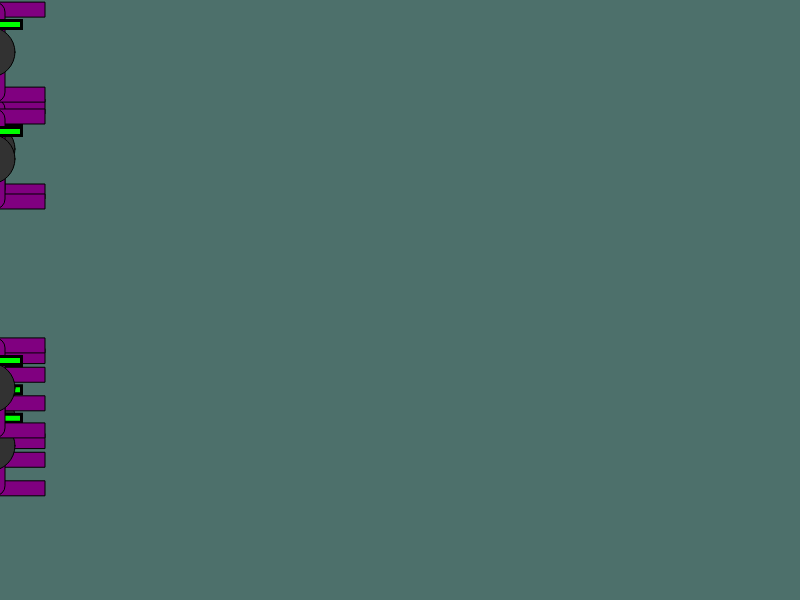
Frame 1 (no input)
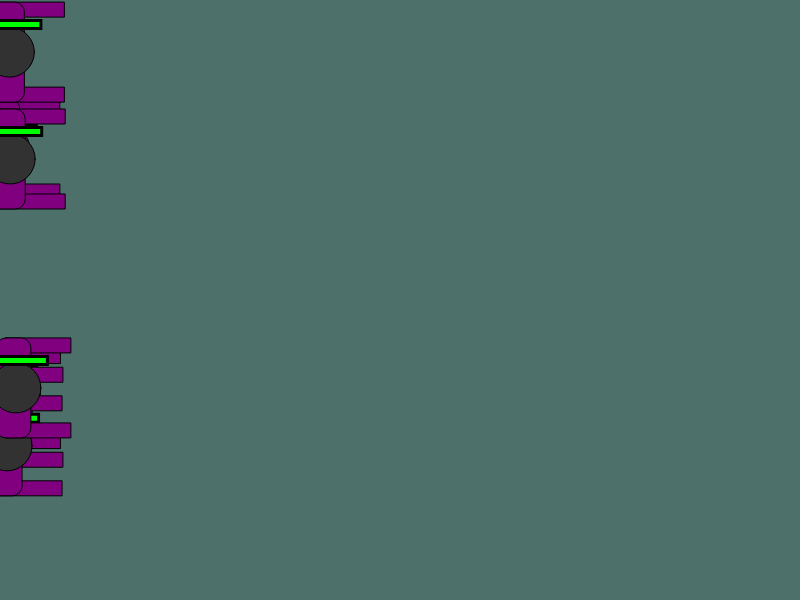
Frame 60 (no input)
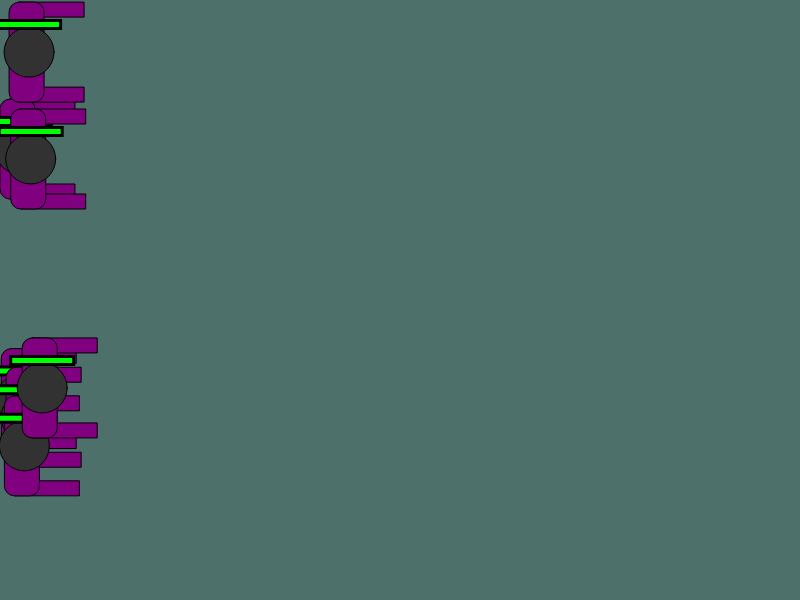
Frame 120 (the mouse pressed at the canvas centre since frame 60)

The p5.js sketch that drew these frames (run headless with seeded random() and noise() and a simulated clock; from frame 60 on, the mouse is pressed at the canvas centre):

// p5.js sketch
// ── sketch.js
/*
Hack it: Zombie Attack

The program creates a horde of zombies that cross the canvas. Read the code
and make the following enhancements

1. Split the code up into muliple files one for each constructor
2. Give each zombie a health property
3. Add a shovel! When the zombie is clicked on the head their health decreases
	* Add a 'clicked' method to the zombie to check if x and y coordinates, taken as arguments
	 are over the zombies head (you can use the dist function) and decrease health
	* In the horde constructor create a new method to check each zombies clicked method
	* also remove from the array any zombies whoes health is below 0.
	* call the method in horde from mousePressed();
4. When a zombie is killed make sure a new zombie is added to the horde.
5. Extension: Make it a game where the idea is to keep the zombies from the right of the screen
for as long as possible.
*/

//variable to store the zombie horde
var horde;
var horde_size = 7;
var killCount = 0;

function setup() {
	createCanvas(800, 600);

	//create a new horde and add zombies
	horde = new Horde();
	horde.addZombies(horde_size);

}

function draw() {
	background(77, 112, 107);
	this.horde.drawZombies();
    this.horde.renewHorde(horde_size);
}

function mousePressed(){
    for (let i = 0; i < horde.zombies.length; i++){
        horde.zombies[i].isClicked(mouseX, mouseY);
    }
}


// ── horde.js
//Constructor for the horde
function Horde() {
	//an array of zombies
	this.zombies = [];

	//call each zombies drawing code and update it's location ready to be drawn again
	this.drawZombies = function() {
		for (var i = 0; i < this.zombies.length; i++) {
            if (this.zombies[i].health < 1){
                this.zombies.splice(i, 1);
                killCount += 1;
                console.log("Killed: " + killCount);
            } else {
			this.zombies[i].draw();
			this.zombies[i].updateLocation();
            }
		}
	}

	//add n zombies to the horde
	this.addZombies = function(n) {
		for (var i = 0; i < n; i++) {
			this.zombies.push(new zombie(random(20, height - 50)))
		}
	}
    
    this.renewHorde = function(n) {
        if (this.zombies.length < n) {
            this.addZombies(n - this.zombies.length);
        }
    }
}
// ── zombie.js
//constructor for the Zombies
function zombie(y) {
	//initial x so all zombies start to the left of the screen
	this.x = -10;
	this.y = y;
	//set a random speed
	this.speed = random(0.2, 0.5);
    //set a starting health
    this.health = 3;
    
    var hp_color = [0, 255, 0];
    
	//draw the zombie to the screen
	this.draw = function() {
        
        push();
		//arms
		fill(128, 0, 128);
		rect(this.x - 10, this.y - 50, 65, 15);
		rect(this.x - 10, this.y + 35, 65, 15);
		//shoulders
		rect(this.x - 20, this.y - 50, 35, 100, 10);
		//head
		fill(50);
		ellipse(this.x, this.y, 50);
        
        //hp color
        if (this.health == 2) {
            hp_color = [255, 255, 0];
        } else if (this.health < 2) {
            hp_color = [255, 0, 0];
        }
        
        //healthbar
        noFill();
        stroke(0);
        strokeWeight(6);
        rect(this.x - 30, this.y - 30, 60, 5);
        
        noStroke();
        fill(hp_color);
        rect(this.x - 30, this.y - 30, 20 * this.health, 5);
        
		pop();
	}

	//update the zombies x location as it lumbers across the screen
	this.updateLocation = function() {
		this.x += this.speed;
        

        
        
	}
    
    this.isClicked = function(x,y) {
        if((x > (this.x - 25) && x < (this.x + 25)) &&
                (y > (this.y - 25) && y < (this.y + 25))){
            this.health -= 1;
            
            return true;
        } else{
            return false;
        }
    }
}
